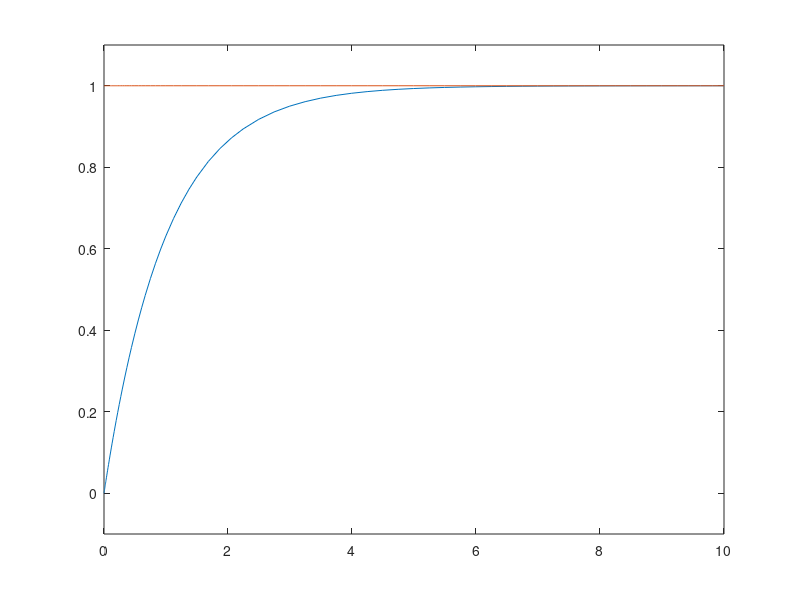

Write the MATLAB code that produced this figure.
% Solve dynamical parameter estimation problem
clc; clear all; close all; restoredefaultpath;

%% Initialize
% Right-hand side function
fun = @(t, x, u) -x + u;

% Measurement function
meas = @(t, x, u) x;

% Initial condition
x0 = 0;

% Manipulated input
u = 1;

% Time span
tspan = [0, 10];

% Options
opts = odeset();

% Simulate
[t, x] = ode45(fun, tspan, x0, opts, ...
    u);

% Visualize simulation
plot(t, x);

% Add more plots
hold on;

% Plot inputs
plot(t, repmat(u, size(t)));

% Stop adding plots
hold off;

% Axis limits
ylim([-0.1, 1.1]);